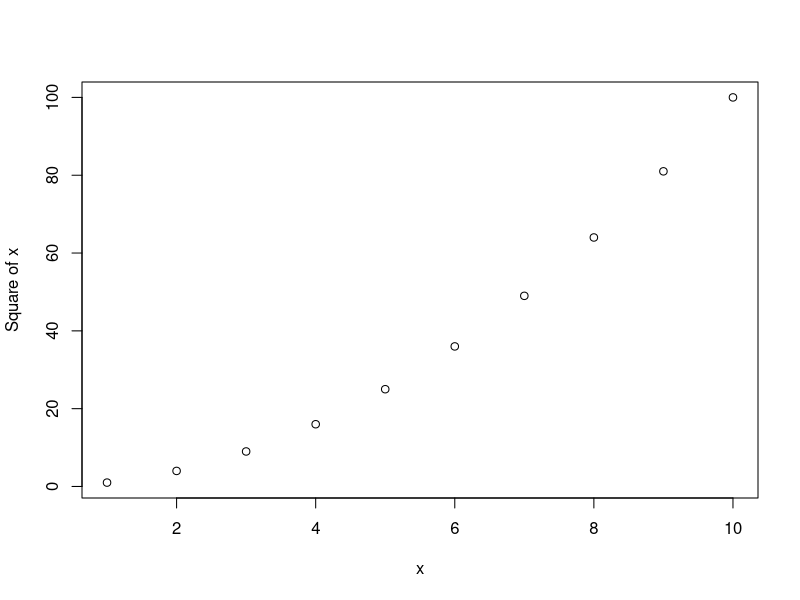
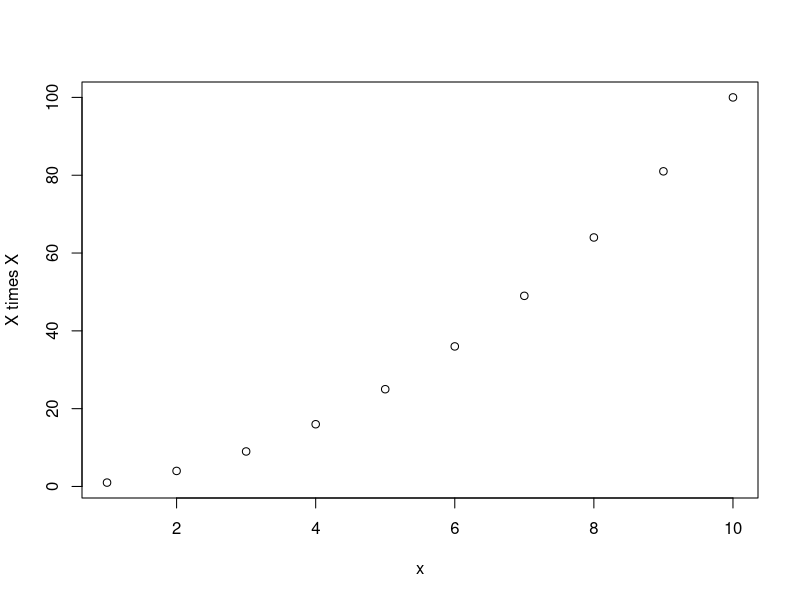
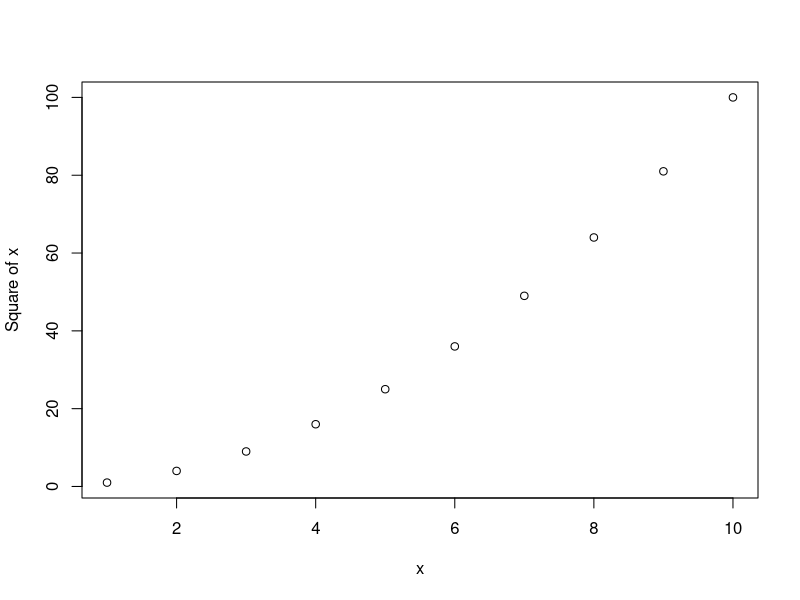
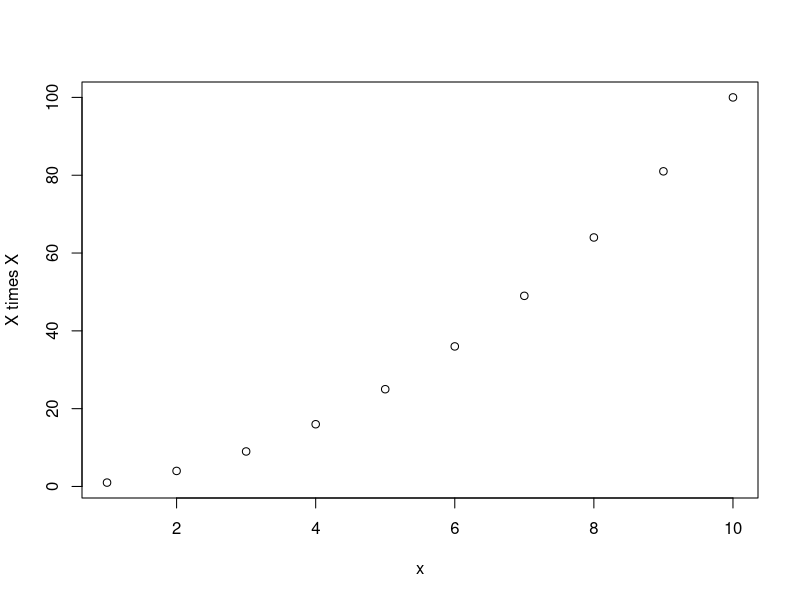
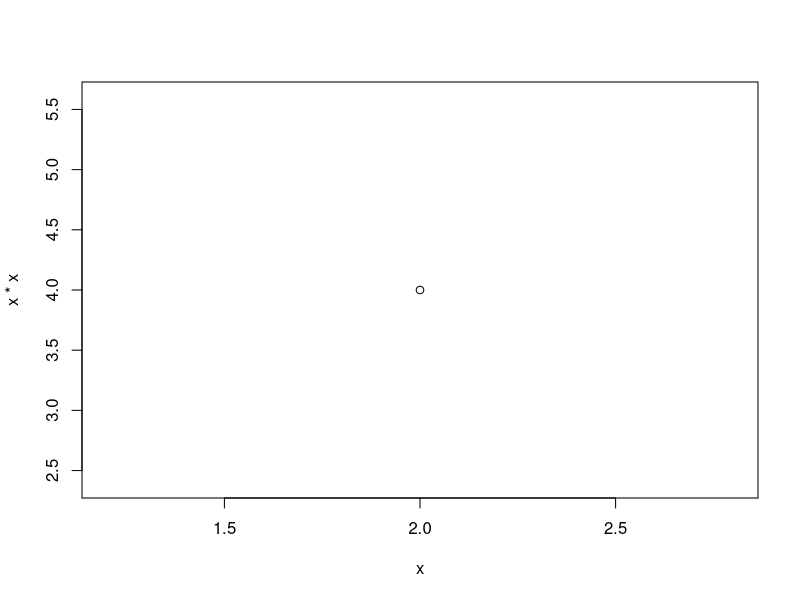
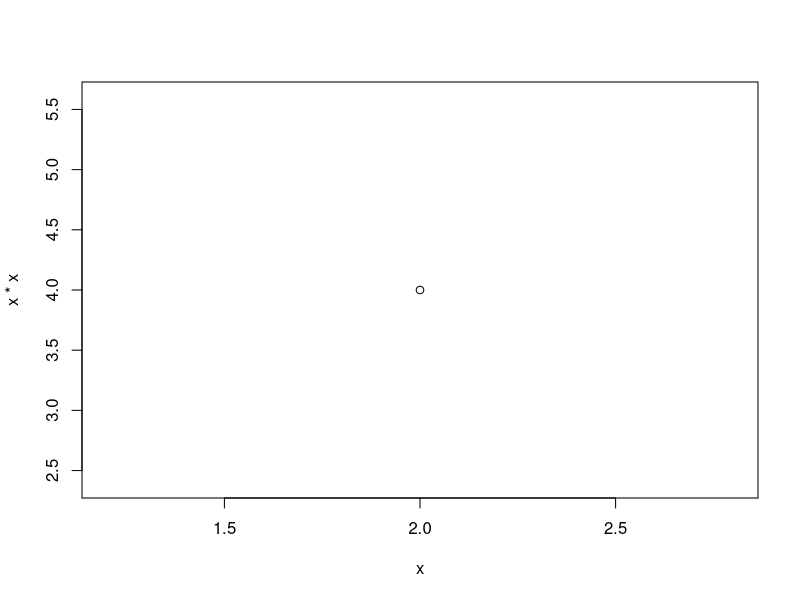
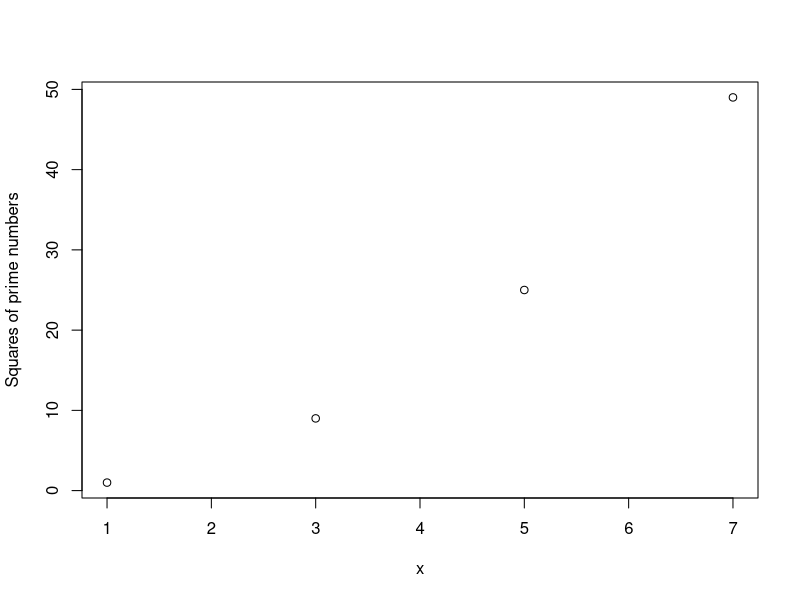
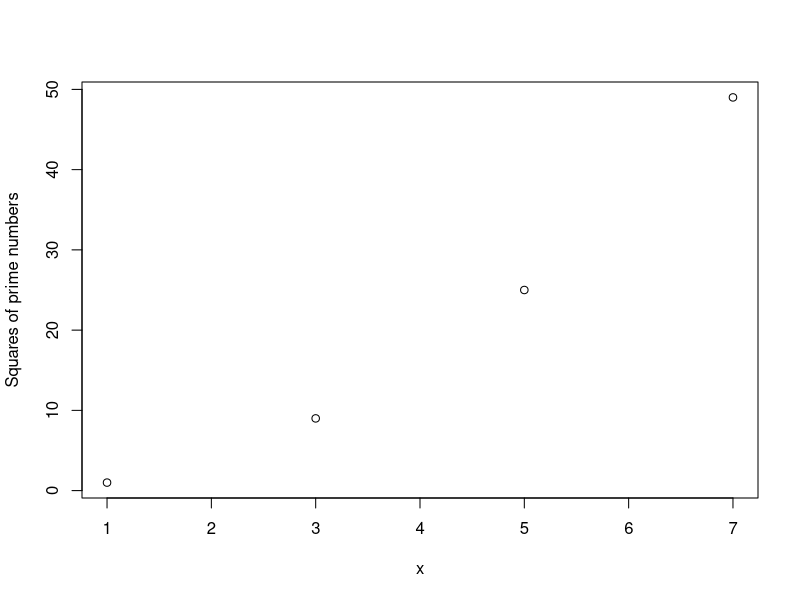

R code for these plots, in order:
## ---- chunk 1
mysq <- function( x ) {   # function name is mysq
  x*x      # the function will return the square of x
}
## ---- chunk 2
mysq(2)
## ---- chunk 3
mysq <- function( x ) {
  plot( x, x*x, ylab="Square of x")   # plot x and x*x on the y axis
  return (x*x)    # return the square of x
  }
  
mysq(1:10)  
## ---- chunk 4
mysq <- function( x, yylab="Square of x" ) {   # default argument for the y-label

  plot( x, x*x, ylab=yylab) 
  return (x*x)    

  }
  
mysq(1:10, yylab="X times X") 
## ---- chunk 5
mysq(1:10)
## ---- chunk 6
mysq <- function( x, yylab=NULL) {   # default arg is no value for the y-label, 

  plot( x, x*x, ylab=yylab) # but you can specify it if you want to.
  return (x*x)    

  }
  
mysq(1:10, yylab="X times X") 
## ---- chunk 7
#| fig.show="hide"
mysq(2)
mysq(x=2)
## ---- chunk 8
#| fig.show="hide"
mysq( c(1, 3, 5, 7), "Squares of prime numbers")
mysq( yylab = "Squares of prime numbers", x=c(1, 3, 5, 7))
## ---- chunk 9
myfun <- function(x, y,  ...) {
  plot(x, y, ...)
  }

# optional args color and line plot are passed to plot()
myfun( 1:10, sqrt(1:10), col="red", type="l")   
## ---- chunk 10
myfun( 1:10, sqrt(1:10), cex=3)   # optional arg for point size passed to plot()
## ---- chunk 11
query <- function( ... ) {
  paste( ... )
  }

query( "cat", "dog", "rabbit")  
## ---- chunk 12
addlist <- function( ... ) {
  list( ... )
  }

metadat <- addlist ( dataset = "myeco", date="Jan 20, 2023")
metadat
dat <- addlist (ind=1:10, names=letters[1:10], eco=rnorm(10) )  
dat
## ---- chunk 13
mysq <- function( x, yylab="Square of x" ) {   # default argument for the y-label

  plot( x, x*x, ylab=yylab)
  output <- list( input=x, output=x*x )   
  return (output)     

  }
## ---- chunk 14
summary
## ---- chunk 15
methods('summary')
## ---- chunk 16
summary.factor
## ---- chunk 17
myfunc <- function( fattony, littlejimmy) {

  canolis <- fattony*2 + littlejimmy
  return(canolis)
}

myfunc( 5, 4 )
## ---- chunk 18
myfunc <- function( fattony, littlejimmy) {

  canolis <- fattony*pi + littlejimmy+littlebit
  return( round(canolis) )
}

littlebit <- 1
myfunc( 5, 4 )
## ---- chunk 19
ls()
## ---- chunk 20
mean <- function(...) {
  return ("dirty harry")
  }
  
mean( 1:10 )
## ---- chunk 21
search()
## ---- chunk 22
rm(mean)
mean(1:10)
